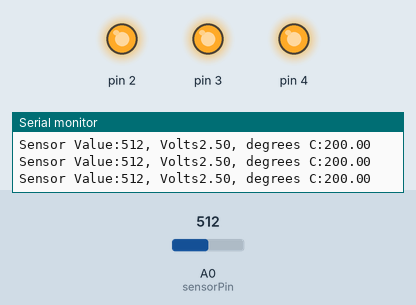
This sketch was run on a simulated Arduino Uno, built with avr-gcc and run on an emulated ATmega328P. On the bench: output pins drawn as LEDs (lit = HIGH), the last lines printed to the serial monitor. Inputs (shaded band) come from the test bench; at power-on: A0 (sensorPin) = 512.

Above: at 1.2 s.
1.3 s: A0 (sensorPin) set to 181
4.3 s: A0 (sensorPin) set to 172
At 5.5 s:
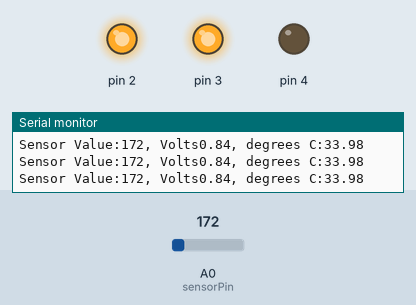
5.8 s: A0 (sensorPin) set to 122
At 6.8 s:
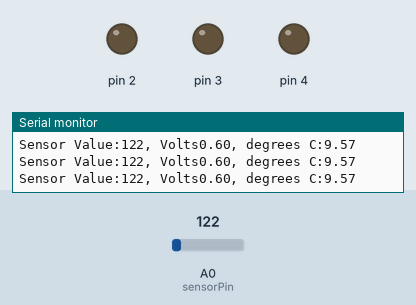
7.3 s: A0 (sensorPin) set to 1023
At 8.0 s:
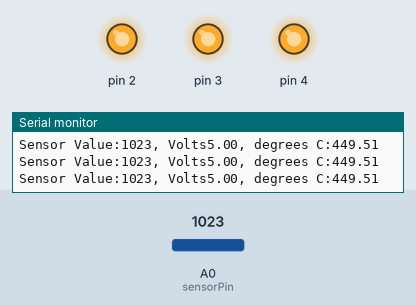
Timing chart, 0 to 9.8 s (numbered marks = the images above; inputs shaded):
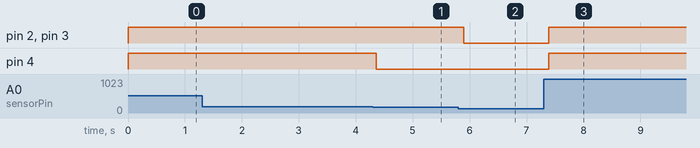

The sketch:

sketch_0207love-o-meter.ino
```cpp
const int sensorPin = A0;
const float baselineTemp =28.0;

void setup() {
  // put your setup code here, to run once:
  Serial.begin(9600);

  for (int pinNumber = 2; pinNumber < 5; pinNumber++) {
    pinMode(pinNumber, OUTPUT);
    digitalWrite(pinNumber, LOW);}

//pinMode(2, OUTPUT);
//pinMode(3, OUTPUT);
//pinMode(4, OUTPUT);

}

void loop() {
  // put your main code here, to run repeatedly:
  int sensorVal = analogRead(sensorPin);
  Serial.print("Sensor Value:");
  Serial.print(sensorVal);

  float voltage = (sensorVal / 1024.0) * 5.0;
  Serial.print(", Volts");
  Serial.print(voltage);
  Serial.print(", degrees C:");

  float temperature = (voltage-0.5) * 100;
  Serial.println(temperature);

  if (temperature < baselineTemp) {

    digitalWrite(2, LOW);
    digitalWrite(3, LOW);
    digitalWrite(4, LOW);
  } else if (temperature >= baselineTemp + 2 && temperature < baselineTemp + 4) {
    digitalWrite(2, HIGH);
    digitalWrite(3, LOW);
    digitalWrite(4, LOW);

  } else if (temperature >= baselineTemp + 4 && temperature < baselineTemp + 6) {
    digitalWrite(2, HIGH);
    digitalWrite(3, HIGH);
    digitalWrite(4, LOW);


  } else if (temperature >= baselineTemp + 6) {
    digitalWrite(2, HIGH);
    digitalWrite(3, HIGH);
    digitalWrite(4, HIGH);

  }
}
```

Measured:
- the behaviour switches between 173 and 172 on A0 (sensorPin) (found by bisection; images 0 and 1)
- after the input at 4.3 s, pin 4: HIGH → LOW after 0.06 s
- after the input at 5.8 s, pin 2, pin 3: HIGH → LOW after 0.09 s
- after the input at 7.3 s, pin 2–4: LOW → HIGH after 0.09 s
